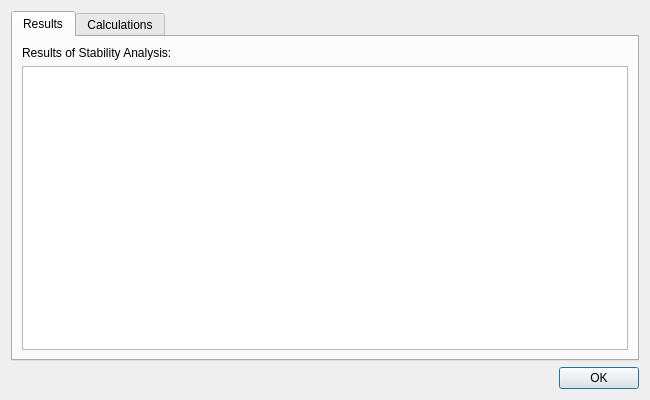
<?xml version="1.0" encoding="UTF-8"?>
<ui version="4.0">
 <class>AnalysisResultsDialog</class>
 <widget class="QDialog" name="AnalysisResultsDialog">
  <property name="geometry">
   <rect>
    <x>0</x>
    <y>0</y>
    <width>650</width>
    <height>400</height>
   </rect>
  </property>
  <layout class="QVBoxLayout" name="verticalLayout_3">
   <item>
    <widget class="QTabWidget" name="tabWidget">
     <property name="currentIndex">
      <number>0</number>
     </property>
     <widget class="QWidget" name="tab">
      <attribute name="title">
       <string>Results</string>
      </attribute>
      <layout class="QVBoxLayout" name="verticalLayout">
       <item>
        <widget class="QLabel" name="label">
         <property name="text">
          <string>Results of Stability Analysis:</string>
         </property>
        </widget>
       </item>
       <item>
        <widget class="QTreeView" name="treeView"/>
       </item>
      </layout>
     </widget>
     <widget class="QWidget" name="tab_2">
      <attribute name="title">
       <string>Calculations</string>
      </attribute>
      <layout class="QVBoxLayout" name="verticalLayout_2">
       <item>
        <widget class="QLabel" name="label_2">
         <property name="text">
          <string>Stability Analysis Calculations:</string>
         </property>
        </widget>
       </item>
       <item>
        <widget class="QPlainTextEdit" name="plainTextEdit">
         <property name="acceptDrops">
          <bool>false</bool>
         </property>
         <property name="undoRedoEnabled">
          <bool>false</bool>
         </property>
         <property name="readOnly">
          <bool>true</bool>
         </property>
        </widget>
       </item>
      </layout>
     </widget>
    </widget>
   </item>
   <item>
    <widget class="QDialogButtonBox" name="buttonBox">
     <property name="orientation">
      <enum>Qt::Horizontal</enum>
     </property>
     <property name="standardButtons">
      <set>QDialogButtonBox::Ok</set>
     </property>
    </widget>
   </item>
  </layout>
 </widget>
 <resources/>
 <connections>
  <connection>
   <sender>buttonBox</sender>
   <signal>accepted()</signal>
   <receiver>AnalysisResultsDialog</receiver>
   <slot>accept()</slot>
   <hints>
    <hint type="sourcelabel">
     <x>248</x>
     <y>254</y>
    </hint>
    <hint type="destinationlabel">
     <x>157</x>
     <y>274</y>
    </hint>
   </hints>
  </connection>
  <connection>
   <sender>buttonBox</sender>
   <signal>rejected()</signal>
   <receiver>AnalysisResultsDialog</receiver>
   <slot>reject()</slot>
   <hints>
    <hint type="sourcelabel">
     <x>316</x>
     <y>260</y>
    </hint>
    <hint type="destinationlabel">
     <x>286</x>
     <y>274</y>
    </hint>
   </hints>
  </connection>
 </connections>
</ui>
